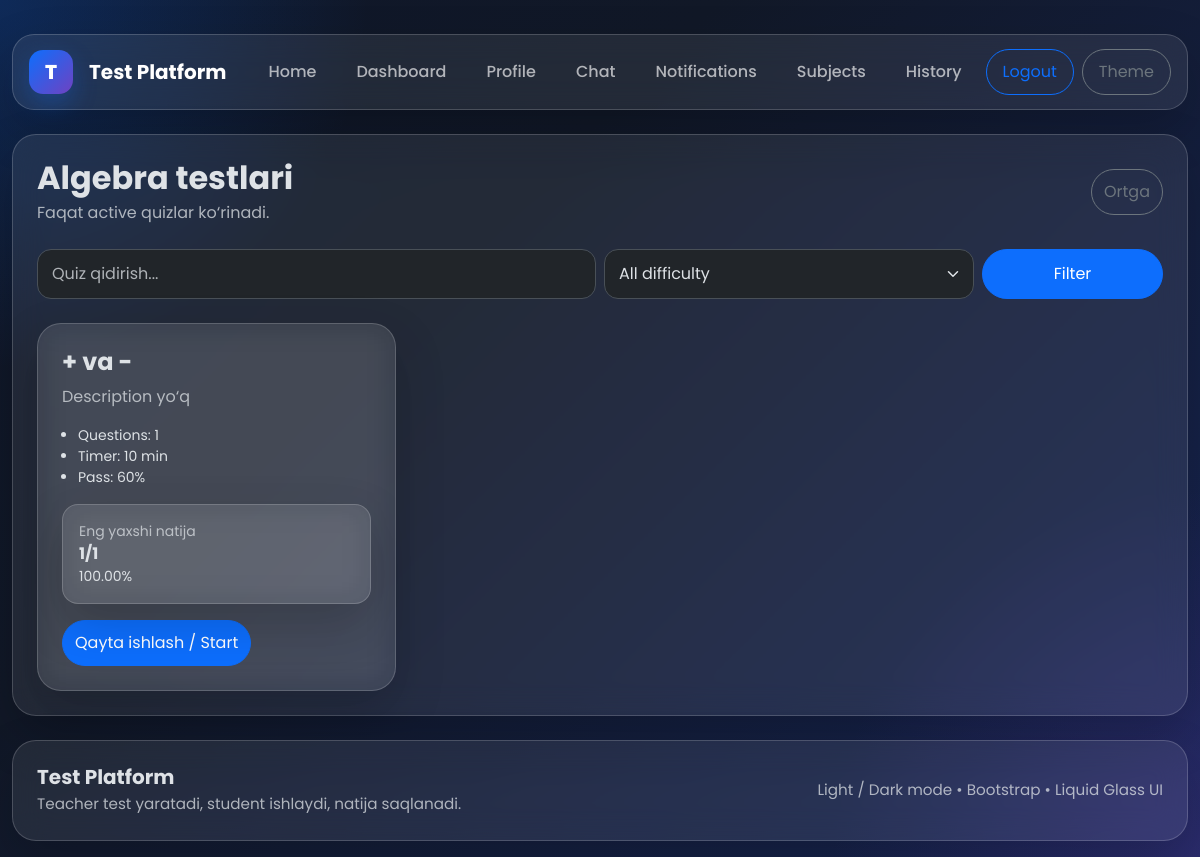
Screenshot of /quiz/subjects/4/quizzes/ (signed in) with the database file from the repository.
### quiz/models.py (models this page shows, shortened)
class Subject(models.Model):
    name = models.CharField(max_length=255)
    description = models.TextField(blank=True, null=True)
    created_by = models.ForeignKey(
        settings.AUTH_USER_MODEL,
        on_delete=models.CASCADE,
        related_name='teacher_subjects'
    )
    created_at = models.DateTimeField(auto_now_add=True)
    class Meta:
        ordering = ['-created_at']

class Quiz(models.Model):
    STATUS_CHOICES = (
        ('draft', 'Draft'),
        ('published', 'Published'),
        ('archived', 'Archived'),
    )
    DIFFICULTY_CHOICES = (
        ('easy', 'Easy'),
        ('medium', 'Medium'),
        ('hard', 'Hard'),
    )
    subject = models.ForeignKey(Subject, on_delete=models.CASCADE, related_name='quizzes')
    title = models.CharField(max_length=255)
    description = models.TextField(blank=True, null=True)
    duration_minutes = models.PositiveIntegerField(default=10)
    pass_percentage = models.PositiveIntegerField(default=60)
    status = models.CharField(max_length=20, choices=STATUS_CHOICES, default='draft')
    difficulty = models.CharField(max_length=20, choices=DIFFICULTY_CHOICES, default='medium')
    randomize_questions = models.BooleanField(default=False)
    randomize_choices = models.BooleanField(default=False)
    created_by = models.ForeignKey(
        settings.AUTH_USER_MODEL,
        on_delete=models.CASCADE,
        related_name='teacher_quizzes'
    )
    created_at = models.DateTimeField(auto_now_add=True)
    class Meta:
        ordering = ['-created_at']
    @property
    def question_count(self):
        return self.questions.count()

class Attempt(models.Model):
    student = models.ForeignKey(
        settings.AUTH_USER_MODEL,
        on_delete=models.CASCADE,
        related_name='attempts'
    )
    quiz = models.ForeignKey(Quiz, on_delete=models.CASCADE, related_name='attempts')
    score = models.PositiveIntegerField(default=0)
    total = models.PositiveIntegerField(default=0)
    percentage = models.DecimalField(max_digits=5, decimal_places=2, default=0)
    used_seconds = models.PositiveIntegerField(default=0)
    is_completed = models.BooleanField(default=False)
    started_at = models.DateTimeField(default=timezone.now)
    submitted_at = models.DateTimeField(blank=True, null=True)
    certificate_code = models.CharField(max_length=32, blank=True, unique=True)
    created_at = models.DateTimeField(auto_now_add=True)
    class Meta:
        ordering = ['-created_at']

### quiz/views.py (the view)
    @login_required
    def wrapper(request, *args, **kwargs):
        if request.user.role != "student":
            messages.error(request, "Bu bo‘lim faqat student uchun.")
            return redirect("dashboard")
        return view_func(request, *args, **kwargs)

### quiz/templatetags/quiz_extras.py (called while the page is built)
@register.filter
def get_item(dictionary, key):
    if dictionary is None:
        return None
    return dictionary.get(key)

@register.filter
def attr(obj, name):
    return getattr(obj, name, None)

### quiz/views.py (called while the page is built)
def paginate_queryset(request, queryset, per_page=8):
    paginator = Paginator(queryset, per_page)
    page_number = request.GET.get("page")
    return paginator.get_page(page_number)

def student_required(view_func):
    @login_required
    def wrapper(request, *args, **kwargs):
        if request.user.role != "student":
            messages.error(request, "Bu bo‘lim faqat student uchun.")
            return redirect("dashboard")
        return view_func(request, *args, **kwargs)
    return wrapper

### templates/quiz/student_quiz_list.html (shortened to what this page needs)
{% extends 'base.html' %}
{% load quiz_extras %}
{% block content %}
<div class="glass main-card p-4">
    <div class="d-flex justify-content-between align-items-center mb-4 flex-wrap gap-2">
        <div>
            <h2 class="fw-bold mb-1">{{ subject.name }} testlari</h2>
            <div class="opacity-75">Faqat active quizlar ko‘rinadi.</div>
        </div>
        <a href="{% url 'student_subject_list' %}" class="btn btn-outline-secondary rounded-pill">
            Ortga
        </a>
    </div>
    <form method="get" class="row g-2 mb-4">
    <div class="col-md-6">
        <input type="text" name="q" value="{{ q }}" class="form-control" placeholder="Quiz qidirish...">
    </div>
    <div class="col-md-4">
        <select name="difficulty" class="form-select">
            <option value="">All difficulty</option>
        </select>
    </div>
    <div class="col-md-2 d-grid">
        <button class="btn btn-primary rounded-pill">Filter</button>
    </div>
</form>
    <div class="row g-4">
        {% for quiz in page_obj %}
    <div class="col-lg-4 col-md-6">
        <div class="glass main-card p-4 h-100">
            <h4 class="fw-bold">{{ quiz.title }}</h4>
            <p class="opacity-75">{{ quiz.description|default:"Description yo‘q" }}</p>
            <ul class="small mb-3 ps-3">
                <li>Questions: {{ quiz.question_count }}</li>
                <li>Timer: {{ quiz.duration_minutes }} min</li>
                <li>Pass: {{ quiz.pass_percentage }}%</li>
            </ul>
            {% if best_attempts|get_item:quiz.id %}
                <div class="glass rounded-4 p-3 mb-3">
                    <div class="small opacity-75">Eng yaxshi natija</div>
                    <div class="fw-bold">{{ best_attempts|get_item:quiz.id|attr:'score' }}/{{ best_attempts|get_item:quiz.id|attr:'total' }}</div>
                    <div class="small">{{ best_attempts|get_item:quiz.id|attr:'percentage' }}%</div>
                </div>
            {% else %}
                <div class="glass rounded-4 p-3 mb-3">
                    <div class="small opacity-75">Eng yaxshi natija</div>
                    <div class="fw-bold">Hali ishlanmagan</div>
                </div>
            {% endif %}
            <a href="{% url 'start_quiz' quiz.id %}" class="btn btn-primary rounded-pill">Qayta ishlash / Start</a>
        </div>
    </div>
{% endfor %}
    </div>
</div>
{% endblock %}

### templates/base.html (style rules this page uses)
:root { --glass-bg: rgba(255, 255, 255, 0.08); --glass-bg-strong: rgba(255, 255, 255, 0.12); --glass-border: rgba(255, 255, 255, 0.18); --glass-shadow: 0 20px 50px rgba(0, 0, 0, 0.18); --dark-bg-1: #0f172a; --dark-bg-2: #111827; --dark-bg-3: #172554; --light-bg-1: #f5f7ff; --light-bg-2: #eef3ff; --light-bg-3: #f9fbff; }
* { box-sizing: border-box; }
html, body { min-height: 100%; }
body { font-family: 'Poppins', sans-serif; background: radial-gradient(circle at top left, rgba(13, 110, 253, 0.22), transparent 25%), radial-gradient(circle at bottom right, rgba(111, 66, 193, 0.22), transparent 25%), linear-gradient(135deg, var(--dark-bg-1), var(--dark-bg-2) 35%, var(--dark-bg-3) 100%); background-attachment: fixed; transition: background .25s ease, color .25s ease; }
.glass { background: var(--glass-bg); border: 1px solid var(--glass-border); backdrop-filter: blur(16px); -webkit-backdrop-filter: blur(16px); box-shadow: var(--glass-shadow); }
.main-card { border-radius: 24px; }
.form-control, .form-select { border-radius: 14px; padding: 12px 14px; }
.btn.rounded-pill { padding-top: 10px; padding-bottom: 10px; }

### rows the page displays
Subject: name "Algebra"
Quiz: title "+ va -", description "Description yo‘q", question_count "1", duration_minutes "10", pass_percentage "60", id.score "1", id.total "1", id.percentage "100.00"
